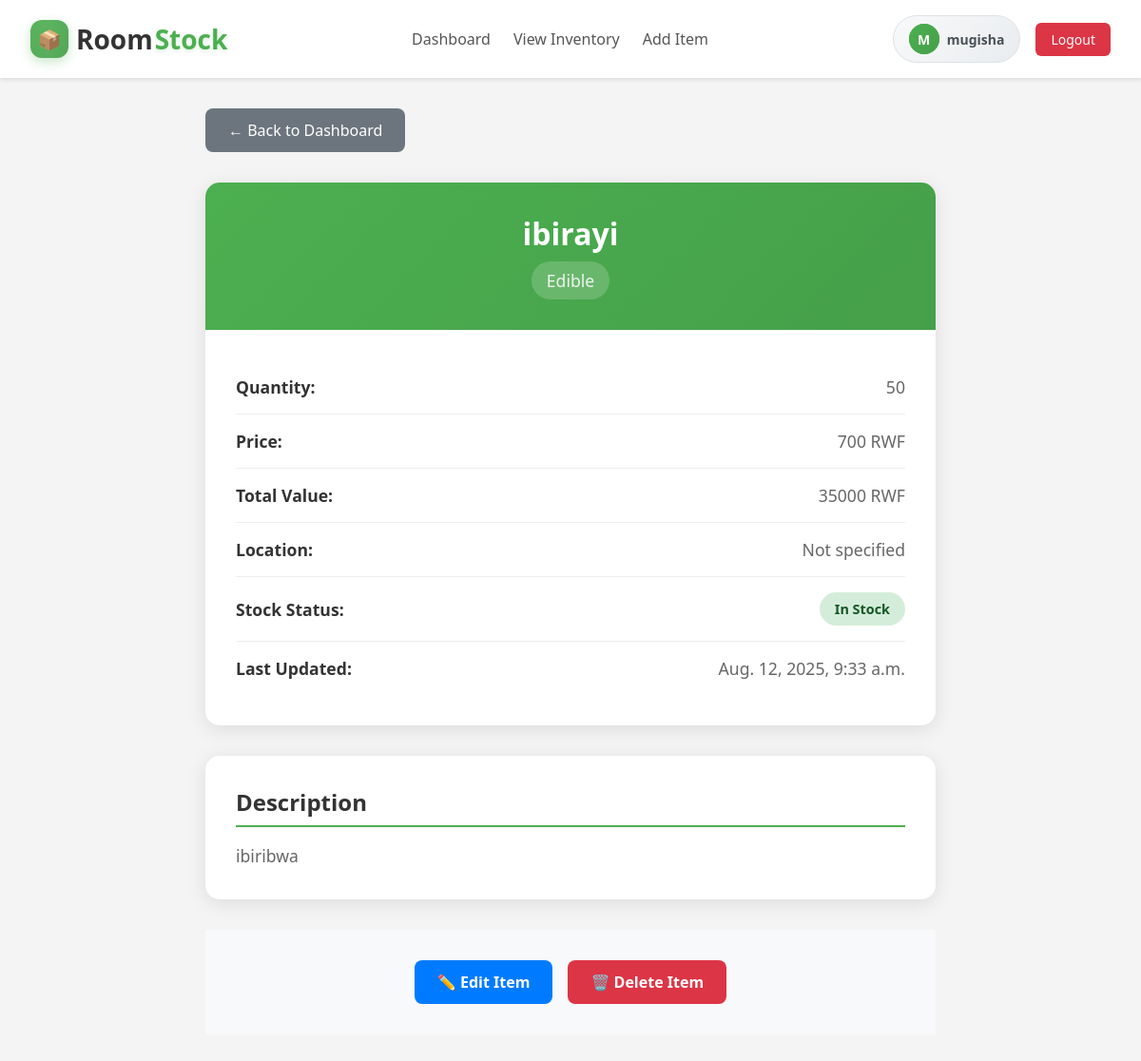
/item/11 (signed in), run on the app's committed database.
### roomstockapp/models.py (models this page shows, shortened)
class Product(models.Model):
    product_id = models.AutoField(primary_key=True)
    name = models.CharField(max_length=100)
    sku = models.CharField(max_length=50, unique=True)
    description = models.TextField(blank=True, null=True)
    price = models.DecimalField(max_digits=10, decimal_places=2)
    quantity = models.IntegerField(default=0)
    category = models.ForeignKey(Category, on_delete=models.SET_NULL, null=True, blank=True)
    user = models.ForeignKey(User, on_delete=models.CASCADE)
    created_at = models.DateTimeField(auto_now_add=True)
    updated_at = models.DateTimeField(auto_now=True)
    is_active = models.BooleanField(default=True)
    @property
    def total_value(self):
        return self.price * self.quantity
    class Meta:
        ordering = ['-created_at']

class Category(models.Model):
    name = models.CharField(max_length=100)
    description = models.TextField(blank=True, null=True)
    created_at = models.DateTimeField(auto_now_add=True)
    updated_at = models.DateTimeField(auto_now=True)
    def __str__(self):
        return self.name
    class Meta:
        verbose_name_plural = "Categories"

### roomstockapp/views.py (the view)
# urls.py: path("item/<int:product_id>",views.display_item,name="display_item"),
def display_item(request, product_id):
    product = get_object_or_404(Product, product_id=product_id, user=request.user)
    return render(request, 'inventory/display.html', {'item': product})

### roomstockapp/templates/inventory/display.html (shortened to what this page needs)
{% extends "main.html" %}
{% load static %}
{% block content %}
<div class="display-container">
  <a href="{% url 'index' %}" class="back-button">
    ← Back to Dashboard
  </a>
  <div class="item-card">
    <div class="item-header">
      <h1 class="item-title">{{ item.name|default:"Item Name" }}</h1>
      <span class="item-category">{{ item.category|default:"Category" }}</span>
    </div>
    <div class="item-details">
      <div class="detail-row">
        <span class="detail-label">Quantity:</span>
        <span class="detail-value">{{ item.quantity|default:"0" }}</span>
      </div>
      <div class="detail-row">
        <span class="detail-label">Price:</span>
        <span class="detail-value">{{ item.price|floatformat:0 }} RWF</span>
      </div>
      <div class="detail-row">
        <span class="detail-label">Total Value:</span>
        <span class="detail-value">{{ item.total_value|floatformat:0 }} RWF</span>
      </div>
      <div class="detail-row">
        <span class="detail-label">Location:</span>
        <span class="detail-value">{{ item.location|default:"Not specified" }}</span>
      </div>
      <div class="detail-row">
        <span class="detail-label">Stock Status:</span>
        <span class="stock-status status-in-stock">In Stock</span>
      </div>
      <div class="detail-row">
        <span class="detail-label">Last Updated:</span>
        <span class="detail-value">{{ item.updated_at|default:"Today" }}</span>
      </div>
    </div>
  </div>
  <div class="description-section">
    <h2 class="section-title">Description</h2>
    <p class="description-text">
      {{ item.description|default:"No description available for this item." }}
    </p>
  </div>
  <div class="action-buttons">
    <a href="{% url 'edit_item' item.product_id %}" class="action-btn edit-btn">
      ✏️ Edit Item
    </a>
    <a href="{% url 'delete_item' item.product_id %}" class="action-btn delete-btn">
      🗑️ Delete Item
    </a>
  </div>
</div>
{% endblock content %}

### roomstockapp/templates/components/navbar.html (shortened to what this page needs)
<!DOCTYPE html>
<html lang="en">
  <head>
  </head>
  <body>
    <nav>
      <a href="{% url 'index' %}" class="logo">
        <div class="logo-icon">📦</div>
        <div class="logo-text">
          <span class="logo-room">Room</span>
          <span class="logo-stock">Stock</span>
        </div>
      </a>
      {% if user.is_authenticated %}
        <div class="nav-links">
          <a href="{% url 'index' %}">Dashboard</a>
          <a href="{% url 'inventory_list' %}">View Inventory</a>
          <a href="{% url 'add_item' %}">Add Item</a>
        </div>
        <div class="user-section">
          <div class="user-info">
            <div class="user-avatar">
              <a href="{% url 'profile' %}" class="user-avatar">
              {{ user.username|first|upper }}
            </a>
            </div>
            <span class="username">{{ user.username }}</span>
          </div>
          <a href="{% url 'logout' %}" class="logout-btn">Logout</a>
        </div>
      {% else %}
        <div class="auth-buttons">
          <a href="{% url 'login' %}"><button>Login</button></a>
          <a href="{% url 'register' %}"><button>Register</button></a>
        </div>
      {% endif %}
    </nav>
  </body>
</html>

### roomstockapp/templates/components/navbar.html (style rules this page uses)
* { box-sizing: border-box; margin: 0; padding: 0; }
body { font-family: "Segoe UI", sans-serif; background-color: #f4f4f4; }
nav { display: flex; justify-content: space-between; align-items: center; padding: 1rem 2rem; background-color: #fff; box-shadow: 0 2px 4px rgba(0, 0, 0, 0.1); }
.logo { display: flex; align-items: center; gap: 8px; font-size: 28px; font-weight: 700; text-decoration: none; color: #333; transition: transform 0.3s ease; }
.logo-icon { width: 40px; height: 40px; background: linear-gradient(135deg, #4CAF50, #45a049); border-radius: 12px; display: flex; align-items: center; justify-content: center; color: white; font-size: 20px; font-weight: bold; box-shadow: 0 4px 12px rgba(76, 175, 80, 0.3); position: relative; overflow: hidden; }
.logo-icon::before { content: ''; position: absolute; top: -50%; left: -50%; width: 200%; height: 200%; background: linear-gradient(45deg, transparent, rgba(255,255,255,0.1), transparent); transform: rotate(45deg); animation: shine 3s infinite; }
.logo-text { display: flex; align-items: baseline; gap: 2px; }
.logo-room { color: #333; font-weight: 600; }
.logo-stock { color: #4CAF50; font-weight: 800; text-shadow: 0 2px 4px rgba(76, 175, 80, 0.2); position: relative; }
.logo-stock::after { content: ''; position: absolute; bottom: -2px; left: 0; width: 100%; height: 2px; background: linear-gradient(90deg, #4CAF50, #45a049); border-radius: 1px; transform: scaleX(0); transform-origin: left; transition: transform 0.3s ease; }
nav .nav-links { display: flex; gap: 1.5rem; }
nav .nav-links a { text-decoration: none; color: #555; font-weight: 500; transition: color 0.3s; }
.user-section { display: flex; align-items: center; gap: 1rem; }
.user-info { display: flex; align-items: center; gap: 0.5rem; padding: 0.5rem 1rem; background: linear-gradient(135deg, #f8f9fa, #e9ecef); border-radius: 25px; border: 1px solid #dee2e6; transition: all 0.3s ease; }
.user-avatar { width: 32px; height: 32px; background: linear-gradient(135deg, #4CAF50, #45a049); border-radius: 50%; display: flex; align-items: center; justify-content: center; color: white; font-weight: bold; font-size: 14px; text-transform: uppercase; text-decoration: none; }
.username { font-weight: 600; color: #495057; font-size: 14px; }
.logout-btn { padding: 0.5rem 1rem; border: none; border-radius: 6px; background-color: #dc3545; color: white; font-weight: 500; font-size: 14px; cursor: pointer; transition: all 0.3s ease; text-decoration: none; display: inline-block; }

### data on the page
Product: name "ibirayi", category "Edible", quantity "50", price "700", total_value "35000", updated_at "Aug. 12, 2025, 9:33 a.m.", description "ibiribwa"

### other printed values
{{ user.username|first|upper }} "M"
{{ user.username }} "mugisha"
{{ item.location|default:"Not specified" }} "Not specified"
